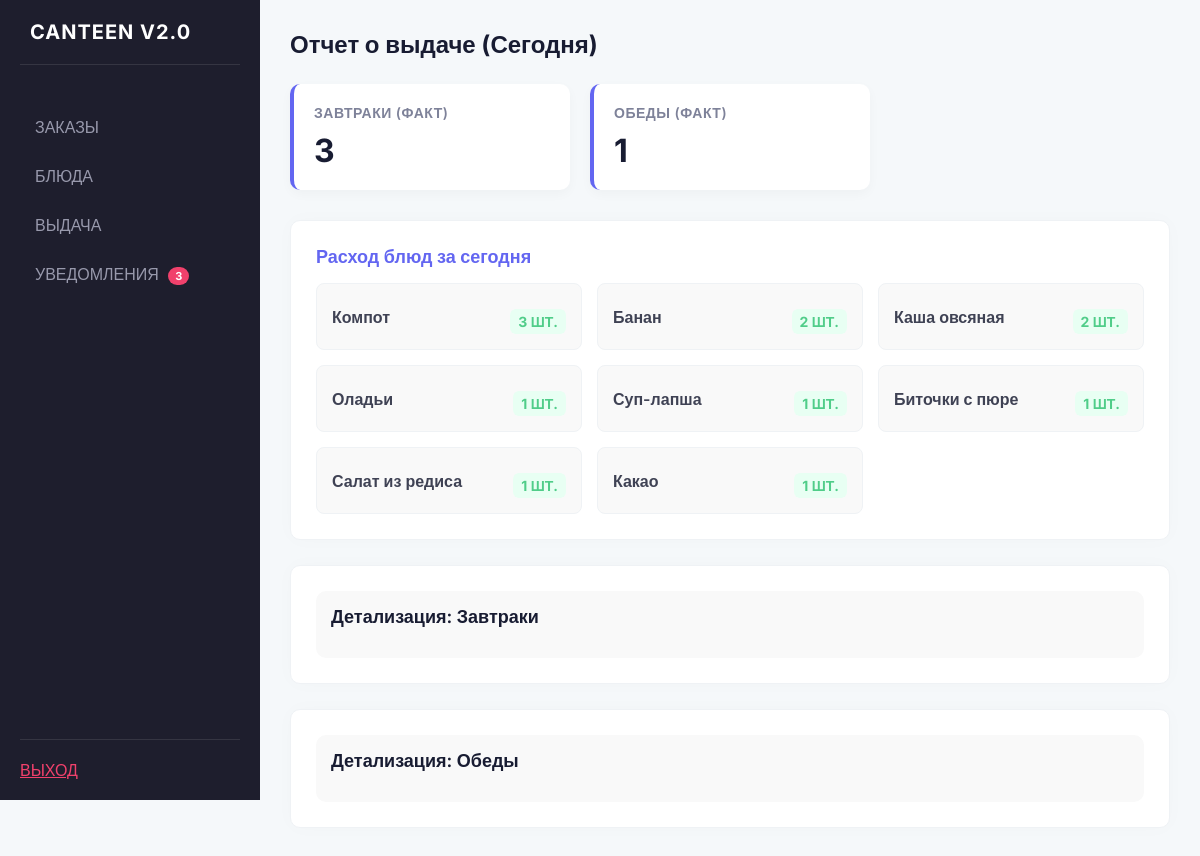
Screenshot of /cook/issued (signed in) with the database file from the repository.
### models.py (models this page shows)
class MenuItem(db.Model):
    id = db.Column(db.Integer, primary_key=True)
    name = db.Column(db.String(100), nullable=False)
    price = db.Column(db.Float, nullable=False)
    category_id = db.Column(db.Integer, db.ForeignKey('category.id'))
    day_of_week = db.Column(db.Integer, nullable=False)
    is_available = db.Column(db.Boolean, default=True)
    category = db.relationship('Category', backref='items')

### app.py (the view)
@app.route('/cook/issued')
def cook_issued():
    user = get_user_by_id(session['user_id'])
    unread = get_unread_notifications(user.id)
    today = date.today()
    issued_today = Order.query.filter_by(is_received=True, date=today).all()
    b_issued = [o for o in issued_today if o.meal_type == 'breakfast']
    l_issued = [o for o in issued_today if o.meal_type == 'lunch']
    dish_stats = {}
    for order in issued_today:
        for item in order.items:
            name = item.menu_item.name
            if name not in dish_stats:
                dish_stats[name] = 0
            dish_stats[name] += 1
    dish_stats = dict(sorted(dish_stats.items(), key=lambda item: item[1], reverse=True))
    return render_template('cook_issued.html',
                           user=user,
                           breakfast_issued=b_issued,
                           lunch_issued=l_issued,
                           dish_stats=dish_stats,
                           unread_count=len(unread))

### app.py (called while the page is built)
@app.after_request
def add_no_cache_headers(response):
    response.headers['Cache-Control'] = 'no-cache, no-store, must-revalidate, post-check=0, pre-check=0'
    response.headers['Pragma'] = 'no-cache'
    response.headers['Expires'] = '0'
    return response

@app.before_request
def check_session():
    public_routes = ['login', 'register', 'static', 'index']
    endpoint = request.endpoint
    if not endpoint:
        return
    if endpoint in public_routes:
        return
    if 'user_id' not in session:
        flash('Пожалуйста, войдите в систему')
        return redirect(url_for('login'))
    required_role = ROLE_REQUIRED.get(endpoint)
    if required_role is not None:
        user_role = session.get('role')
        if user_role != required_role:
            flash('У вас нет прав для доступа к этой странице')
            home = ROLE_HOME.get(user_role, 'login')
            return redirect(url_for(home))

@app.context_processor
def inject_unread_count():
    if 'user_id' in session:
        unread = get_unread_notifications(session['user_id'])
        return {'unread_count': len(unread)}
    return {'unread_count': 0}

### db_functions.py (called while the page is built)
def get_user_by_id(user_id):
    return User.query.get(user_id)

def get_unread_notifications(user_id):
    return Notification.query.filter_by(user_id=user_id, is_read=False).all()

### templates/cook_issued.html (shortened to what this page needs)
{% extends 'base.html' %}
{% block content %}
<div>
    <h1>Отчет о выдаче (Сегодня)</h1>
    <div class="stats-grid">
        <div class="stat-card">
            <h3>Завтраки (Факт)</h3>
            <div class="big-number">{{ breakfast_issued|length }}</div>
        </div>
        <div class="stat-card">
            <h3>Обеды (Факт)</h3>
            <div class="big-number">{{ lunch_issued|length }}</div>
        </div>
    </div>
    <div class="section">
        <h2 style="color: var(--primary);">Расход блюд за сегодня</h2>
        <div style="display: grid; grid-template-columns: repeat(auto-fill, minmax(200px, 1fr)); gap: 15px;">
            {% if dish_stats %}
                {% for name, count in dish_stats.items() %}
                <div style="background: #f9f9f9; padding: 15px; border-radius: 8px; display: flex; justify-content: space-between; align-items: center; border: 1px solid #eff2f5;">
                    <span style="font-weight: 600; color: #3f4254;">{{ name }}</span>
                    <span class="badge badge-success" style="font-size: 14px;">{{ count }} шт.</span>
                </div>
                {% endfor %}
            {% else %}
                <p style="color: #999;">Выдачи сегодня еще не было</p>
            {% endif %}
        </div>
    </div>
    <div class="section">
        <div class="collapsible-header" onclick="document.getElementById('b-issued').classList.toggle('collapsed')">
            <h2>Детализация: Завтраки</h2>
        </div>
    </div>
    <div class="section">
        <div class="collapsible-header" onclick="document.getElementById('l-issued').classList.toggle('collapsed')">
            <h2>Детализация: Обеды</h2>
        </div>
    </div>
</div>
{% endblock %}

### static/style.css (style rules this page uses)
:root { --sidebar-bg: #1e1e2d; --sidebar-text: #9899ac; --sidebar-active: #ffffff; --sidebar-active-bg: #2b2b40; --body-bg: #f5f8fa; --card-bg: #ffffff; --primary: #6366f1; --primary-hover: #4f46e5; --text-dark: #181c32; --text-gray: #7e8299; --success-light: #e8fff3; --success-text: #50cd89; --warning-light: #fff8dd; --warning-text: #ffc700; --danger-light: #fff5f8; --danger-text: #f1416c; --radius: 10px; }
* { margin: 0; padding: 0; box-sizing: border-box; }
body { font-family: 'Inter', sans-serif; background-color: var(--body-bg); color: var(--text-dark); display: flex; min-height: 100vh; }
h1 { font-size: 24px; font-weight: 700; margin-bottom: 25px; color: var(--text-dark); }
h2 { font-size: 18px; font-weight: 600; margin-bottom: 15px; color: var(--text-dark); }
h3 { font-size: 14px; text-transform: uppercase; color: var(--text-gray); font-weight: 600; letter-spacing: 0.5px; margin-bottom: 10px; }
.card, .section, .menu-section, .auth-container { background: var(--card-bg); border-radius: var(--radius); padding: 25px; margin-bottom: 25px; box-shadow: 0px 0px 20px 0px rgba(76, 87, 125, 0.02); border: 1px solid #eff2f5; }
.stats-grid { display: grid; grid-template-columns: repeat(auto-fill, minmax(220px, 1fr)); gap: 20px; margin-bottom: 30px; }
.stat-card { background: var(--card-bg); padding: 20px; border-radius: var(--radius); border-left: 4px solid var(--primary); box-shadow: 0 4px 12px rgba(0,0,0,0.03); }
.big-number { font-size: 32px; font-weight: 700; color: var(--text-dark); margin-top: 5px; }
.badge { display: inline-block; padding: 4px 8px; border-radius: 6px; font-size: 11px; font-weight: 700; text-transform: uppercase; margin-top: 10px; }
.badge-success { background: var(--success-light); color: var(--success-text); }
.collapsible-header { background: #f9f9f9; padding: 15px; border-radius: var(--radius); cursor: pointer; display: flex; justify-content: space-between; align-items: center; }

### rows the page displays
MenuItem: name "Компот", category "3"
MenuItem: name "Банан", category "2"
MenuItem: name "Каша овсяная", count "2"
MenuItem: name "Оладьи", count "1"
MenuItem: name "Суп-лапша", is_available "1"
MenuItem: name "Биточки с пюре", is_available "1"
MenuItem: name "Салат из редиса", is_available "1"
MenuItem: name "Какао", is_available "1"

### other values shown
{{ unread_count }} "3"
{{ breakfast_issued|length }} "3"
{{ lunch_issued|length }} "1"
